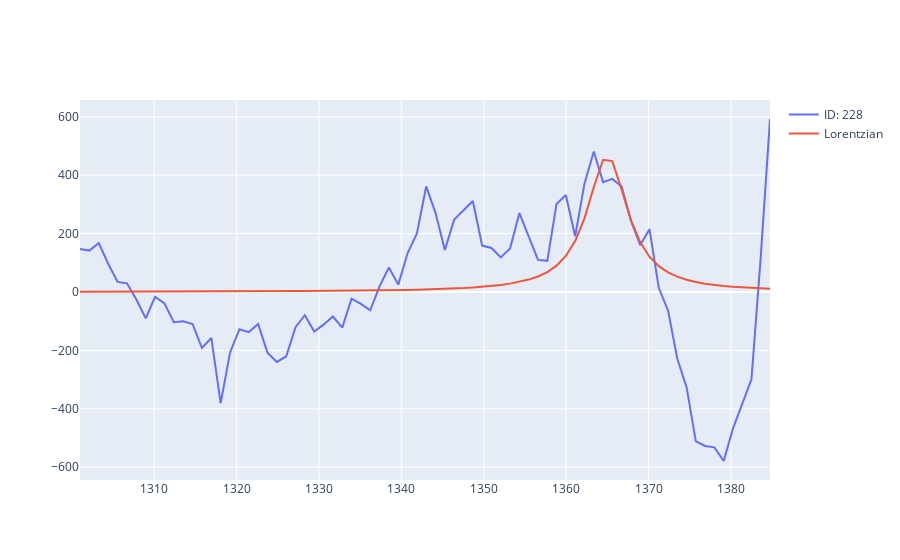

Source (notebook cell):
### Code cell
for i in range(3, 15):
    map.plotSpectrumWithLorenzian(map.posToId(15, i), params[map.posToId(15, i), 0], params[map.posToId(15, i), 1], params[map.posToId(15, i), 2], 0).show()
